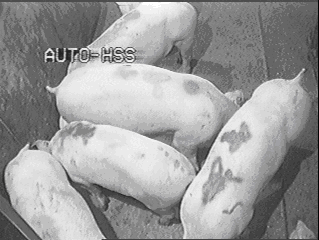
//> input picture TestImage.bmp, 319 x 240 px
$ ./skeleton TestImage.bmp   (built with g++ and OpenCV 4)
//> lines starting //> are read from the running program, lines starting //| are printed output that depends on the picture; after the words box and inside, x2 and y2 are one past the last pixel; in counts of white or black regions, pixels touching at a corner belong together
#include <opencv2/core/core.hpp>
#include <opencv2/highgui/highgui.hpp>

#include <iostream>
using namespace std;
using namespace cv;

void bubbleSort(int array[], int c) {
        int i, j;
        for (i = 0; i < c; i++) {
                for (j = 0; j < i; j++) {
                        int tmp = array[i];
                        array[i] = array[j];
                        array[j] = tmp;
                }
        }
}


int element[3][3]={{255,255,255},{255,255,255},{255,255,255}};
int A[6][6]={{0,0,0,0,0,0},{0,0,0,255,255,255},{0,0,255,255,255,255},{0,255,255,255,255,0},{0,255,255,255,0,0},{0,255,255,255,0,0}};

// PROGRAM BY OKAN GUL

int main(int argc, char **argv) {


  if(argc != 2) {
    cout << "USAGE: skeleton <input file path>" << endl;
    return -1;
  }

  //Load two copies of the image. One to leave as the original, and one to be modified.
  //Done for display purposes only
  //Use CV_LOAD_IMAGE_GRAYSCALE for greyscale images
  Mat I = imread(argv[1], CV_LOAD_IMAGE_GRAYSCALE);
//> I: 240 rows x 319 cols, CV_8UC1; min 4, max 255, mean 154.4
  Mat F = imread(argv[1], CV_LOAD_IMAGE_GRAYSCALE);
  Mat K = imread(argv[1], CV_LOAD_IMAGE_GRAYSCALE);
  Mat L = imread(argv[1], CV_LOAD_IMAGE_GRAYSCALE);
  Mat M = imread(argv[1], CV_LOAD_IMAGE_GRAYSCALE);
  Mat Result = imread(argv[1], CV_LOAD_IMAGE_GRAYSCALE);

  //Create a pointer so that we can quickly toggle between which image is being displayed
  Mat *image = &I;

  //Check that the images loaded
  if(!I.data || !F.data) {
    cout << "ERROR: Could not load image data." << endl;
    return -1;
  }

  //Create the display window
  namedWindow("Unix Sample Skeleton");


// YOU SHOULD PUT F FOR BINARY IMAGE TO RESULT

  for(int i = 0; i < I.rows; i++)
  {

    for(int j = 0; j < I.cols; j++)
    {
      if(I.at<uchar>(i,j)>185)
        F.at<uchar>(i,j)=255;
      else
        F.at<uchar>(i,j)=0;
    }
  }
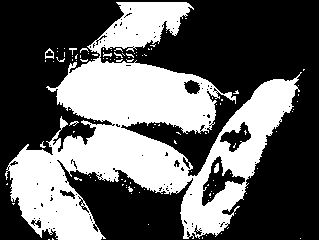
//> F: 240 rows x 319 cols, CV_8UC1; 38.2% white; 109 white regions (103 under 20 px), largest, box (x1, y1, x2, y2) and area: (5, 2, 302, 240) 28734, (45, 48, 54, 59) 45, (214, 163, 219, 173) 38, (103, 52, 112, 57) 23, (69, 121, 79, 126) 22, (69, 48, 77, 55) 21
  for(int i = 0; i < K.rows; i++)
  {

    for(int j = 0; j < K.cols; j++)
    {
      K.at<uchar>(i,j)=0;
      Result.at<uchar>(i,j)=0;
      M.at<uchar>(i,j)=0;

    }
  }
//> K: 240 rows x 319 cols, CV_8UC1; every value is 0


  // YOU SHOULD PUT K FOR BINARY IMAGE OPENING RESULT

  int sum=9;
  int count=0;

  // erosiooon

  for (int i=0; i<F.rows; i++){
    for (int j=0; j<F.cols; j++) {
      if ((int)F.at<uchar>(i,j)==255) {     // if the foreground pixel is 1
        count = 0;

        for (int m=0; m<3; m++){
          for (int n=0; n<3; n++) {
            if ((i-2+m) >= 0 && (j-2+n) >=0 && (i-2+m) < F.rows && (j-2+n) < F.cols){
              if((int)F.at<uchar>(i-2+m,j-2+n)==255){
                count ++;
              }
            }
          }
        }
        // if all ELEMENT foreground pixels are included in the foreground of
        // the current pixel's neighborhood, then MAKE 255 this pixel in erosion
        if (sum == count){

          K.at<uchar>(i,j) = 255;
        }


      }
    }
  }
//> this loop made 240 passes
//> count on passes 1 to 3: 0, 0, 3
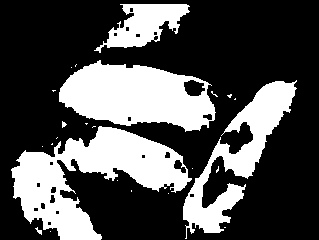
//> K: 240 rows x 319 cols, CV_8UC1; 31.4% white; 24 white regions (18 under 20 px), largest, box (x1, y1, x2, y2) and area: (11, 126, 192, 240) 9003, (59, 60, 216, 132) 7390, (183, 80, 297, 239) 5255, (94, 4, 190, 53) 2259, (35, 227, 42, 235) 24, (62, 121, 67, 128) 21
//> after the loop, count = 9

  // dilosion


  for (int i=0; i<K.rows; i++){
    for (int j=0; j<K.cols; j++) {
      if ((int)K.at<uchar>(i,j)==255) {
        // if the foreground pixel is not zero, then fill in the pixel
        // covered by the ELEMENT
        for (int m=0; m<3; m++){
          for (int n=0; n<3; n++) {
            if ((i-2+m) >= 0 && (j-2+n) >=0 && (i-2+m) < K.rows && (j-2+n) < K.cols)
              if ((int)K.at<uchar>(i-2+m, j-2+n)!=255)
                K.at<uchar>(i-2+m, j-2+n) = 255;
          }
        }
      }
    }
  }
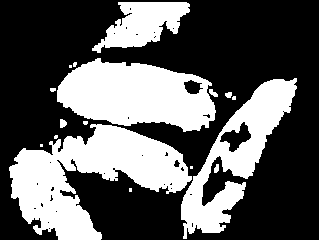
//> K: 240 rows x 319 cols, CV_8UC1; 36.1% white; 17 white regions (8 under 20 px), largest, box (x1, y1, x2, y2) and area: (9, 124, 192, 240) 10357, (57, 58, 216, 132) 8012, (181, 78, 297, 239) 6277


  for(int a=2; a<K.rows;a++){
        for( int b=2 ;b<K.cols; b++){
            if((int)(K.at<uchar>(a,b))==255){
              Result.at<uchar>(a,b)=I.at<uchar>(a,b);
            }
        }
    }
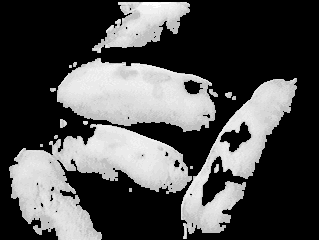
//> Result: 240 rows x 319 cols, CV_8UC1; min 0, max 255, mean 78

    // YOU SHOULD PUT M FOR GRAYSCALE IMAGE OPENING RESULT
  // grayscale erosionn


  int p[9];
  int x[9];
  int l=0;
   for (int i=0; i<I.rows; i++)
    for (int j=0; j<I.cols; j++) {
      l = 0;
      for (int m=0; m<3; m++){
        for (int n=0; n<3; n++) {
          if ((i-1+m) >= 0 && (j-1+n) >=0 && (i-1+m) < I.rows && (j-1+n) < I.cols){
            p[l] = I.at<uchar>(i-1+m, j-1+n) - 50;
            l++;
          }
        }
      }
      bubbleSort(p, l);
      L.at<uchar>(i,j) = p[0];
    }
//> this loop made 240 passes
//> l on passes 1 to 3: 4, 6, 6
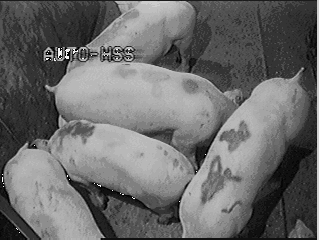
//> L: 240 rows x 319 cols, CV_8UC1; min 1, max 247, mean 106.2
//> after the loop, l = 4; p = [-46, 16, -46, 16, 16, 45, -46, 16, 27]

    // grayscale dilosioon


  for (int i=0; i<I.rows; i++){
    for (int j=0; j<I.cols; j++) {
      l = 0;
      for (int m=0; m<3; m++){
        for (int n=0; n<3; n++) {
          if ((i-1+m) >= 0 && (j-1+n) >=0 && (i-1+m) < I.rows && (j-1+n) < I.cols){
            x[l] =L.at<uchar>(i-1+m, j-1+n) + 120;
            l++;
          }
        }
      }
      bubbleSort(x, l);
      M.at<uchar>(i,j) = x[l-1];
    }
  }
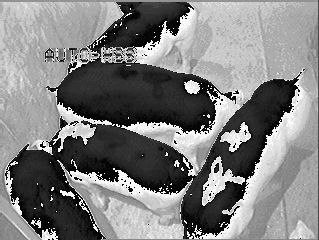
//> M: 240 rows x 319 cols, CV_8UC1; min 6, max 248, mean 126.5
//> after the loop, l = 4; x = [330, 330, 330, 330, 330, 136, 330, 330, 136]


  //Display loop
  bool loop = true;
  while(loop) {
    imshow("Unix Sample Skeleton", *image);

    switch(cvWaitKey(15)) {
//> the Esc key is pressed
      case 27:  //Exit display loop if ESC is pressed
        loop = false;
        break;
      case 32:  //Swap image pointer if space is pressed
        if(image == &I) image = &Result;
        else image = &I;
        break;
      default:
        break;
    }
  }
}
